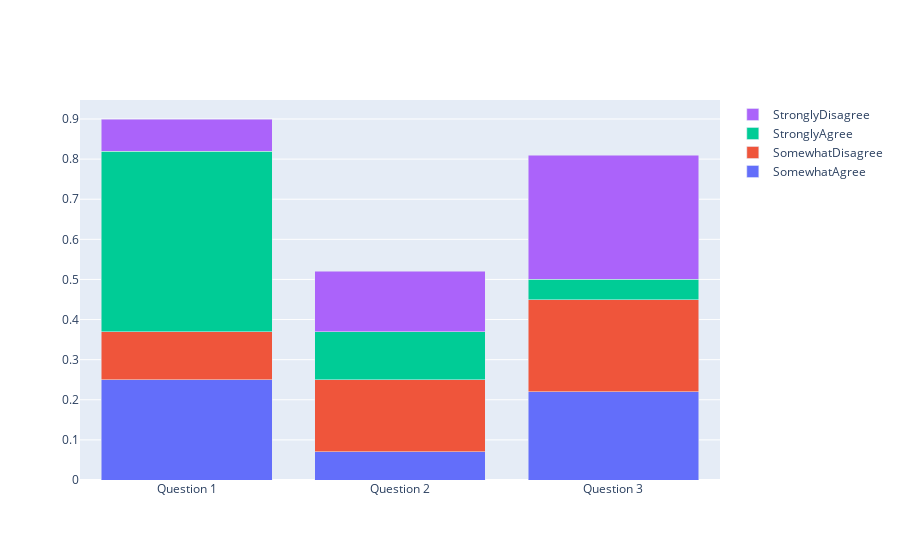

Notebook code cell kept with this figure:
### Code cell
iplot(fig)

### Figure 1 — Plotly figure (JSON) as saved in the notebook; plotly's stock layout.template omitted (floating-point values rounded to 4 significant figures)
{"data": [{"name": "SomewhatAgree", "type": "bar", "x": ["Question 1", "Question 2", "Question 3"], "y": [0.25, 0.07, 0.22]}, {"name": "SomewhatDisagree", "type": "bar", "x": ["Question 1", "Question 2", "Question 3"], "y": [0.12, 0.18, 0.23]}, {"name": "StronglyAgree", "type": "bar", "x": ["Question 1", "Question 2", "Question 3"], "y": [0.45, 0.12, 0.05]}, {"name": "StronglyDisagree", "type": "bar", "x": ["Question 1", "Question 2", "Question 3"], "y": [0.08, 0.15, 0.31]}], "layout": {"barmode": "stack"}}
